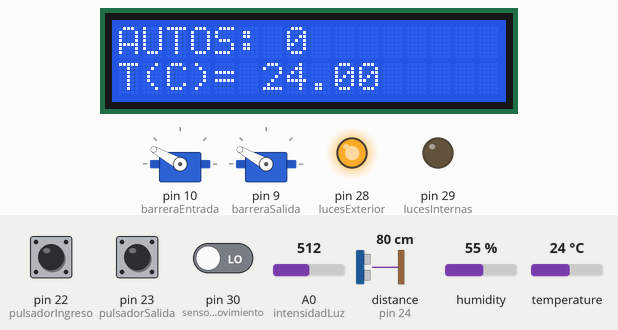
Simulated run of this sketch. Board: Arduino Mega 2560, built with avr-gcc and run on an emulated ATmega2560. On the bench: 16×2 character LCD, 2 × servo, output pins drawn as LEDs (lit = HIGH). Inputs (shaded band) come from the test bench; at power-on: A0 (intensidadLuz) = 512, pin 22 (pulsadorIngreso) LOW, pin 30 (sensorMovimiento) LOW, distance to the obstacle (sensor on pin 24) 80 cm, pin 23 (pulsadorSalida) LOW, humidity 55 %, temperature 24 °C. The echo pulse lasts 58.3 µs per cm; pins used as bus, display or sensor lines are not drawn.

Above: at 2.6 s.
2.7 s: A0 (intensidadLuz) set to 689
4.2 s: A0 (intensidadLuz) set to 712
At 4.6 s:
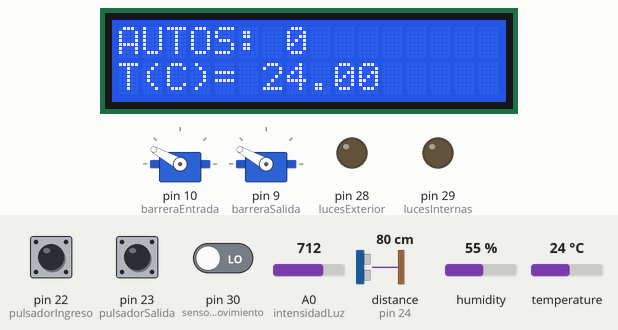
5.7 s: pin 22 (pulsadorIngreso) pulled HIGH for 0.15 s
At 6.3 s:
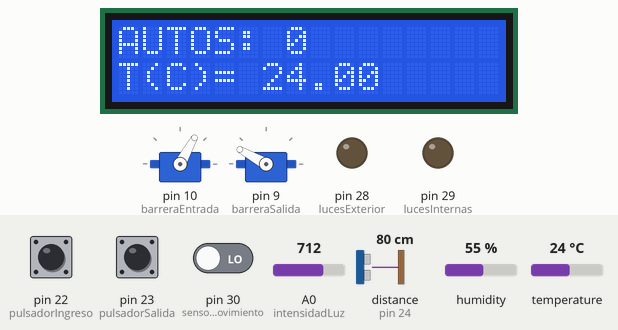
7.3 s: pin 30 (sensorMovimiento) driven HIGH
At 8.0 s:
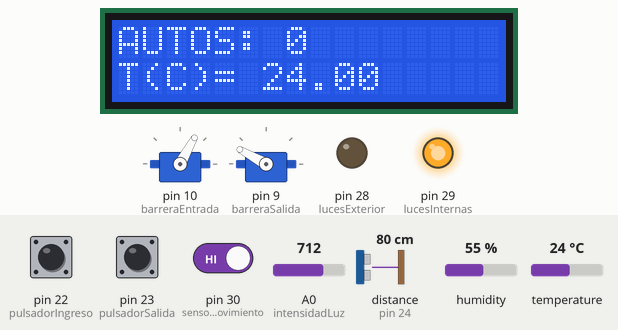
8.8 s: distance to the obstacle (sensor on pin 24) set to 7 cm
10.3 s: distance to the obstacle (sensor on pin 24) set to 4 cm
At 11.3 s:
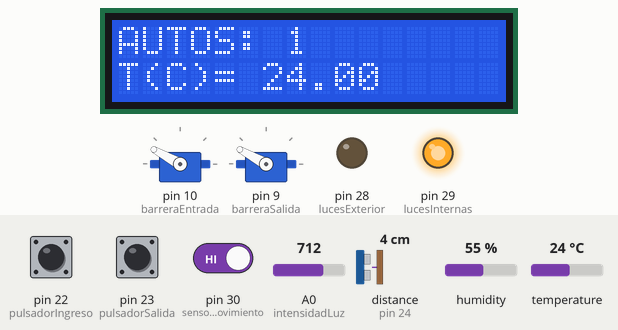
Timing chart, 0 to 12.8 s (numbered marks = the images above; inputs shaded):
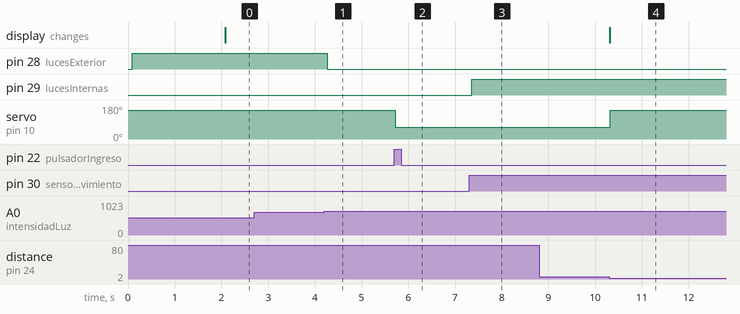

The sketch:

ProyectoTT1_V01_final.ino
```cpp
#include <LiquidCrystal.h>
#include <Servo.h>
#include <dht.h>
#define DHT11_PIN 8
dht DHT;

LiquidCrystal lcd(7, 6, 5, 4, 3, 2);
Servo barreraEntrada;
Servo barreraSalida;

int intensidadLuz = A0;
int intensidad =0;

int pulsadorIngreso = 22;
int pulsadorSalida = 23;

int lucesExterior =28;

int echoSensorEntrada = 24;
int triggSensorEntrada = 25;

int echoSensorSalida = 26;
int triggSensorSalida = 27;

int lucesInternas =29;
int sensorMovimiento =30;

float distanciaCm =0;
float tiempoSensor =0;

int maxAutos =5;
int contAutos =0;

bool seAbrioBarreraEntrada = false;
bool seAbrioBarreraSalida = false;
bool estacionamientoLleno = false;

unsigned long tiempoTemp = 0;

void setup() {
  Serial.begin(9600);
  lcd.begin(16, 2);
  lcd.clear();

  barreraEntrada.attach(10);
  barreraSalida.attach(9);

  pinMode(pulsadorIngreso,INPUT);
  pinMode(pulsadorSalida,INPUT);
  pinMode(echoSensorEntrada, INPUT);
  pinMode(echoSensorSalida, INPUT);
  pinMode(sensorMovimiento, INPUT);

  pinMode(triggSensorEntrada, OUTPUT);
  pinMode(triggSensorSalida, OUTPUT);
  pinMode(lucesExterior, OUTPUT);
  pinMode(lucesInternas, OUTPUT);

  inicio();
}

void loop() {
  medirTemperatura();
  entradaAutos();
  salidaAutos();
  luzFrenteGaraje();
  luzInternaGaraje();
  verificarDisponibilidadEstacionamiento();
  delay (50);
}

void inicio(){
  cerrarBarreraEntrada();
  cerrarBarreraSalida();
  mostrarCantidadAutos();
  apagarLuces();
}

void entradaAutos(){
  if (digitalRead(pulsadorIngreso)==HIGH && contAutos < maxAutos){
    seAbrioBarreraEntrada = true;
    abrirBarreraEntrada();
    delay (10);
  }
  if (seAbrioBarreraEntrada){
    realizarMedicion(triggSensorEntrada,echoSensorEntrada);
    }

  if (distanciaCm <= 5 && seAbrioBarreraEntrada){
    entroAuto();
   }
  delay (10);
}

void salidaAutos(){
  if (digitalRead(pulsadorSalida)==HIGH && contAutos >= 1){
    seAbrioBarreraSalida = true;
    abrirBarreraSalida();
    delay (10);
  }
  if (seAbrioBarreraSalida){
    realizarMedicion(triggSensorSalida, echoSensorSalida);
  }

  if (distanciaCm <= 5 && seAbrioBarreraSalida ){
    salioAuto();
  }
  delay (10);
}

void medirTemperatura(){
  if (millis() >tiempoTemp + 2000){
    DHT.read11(DHT11_PIN);
    tiempoTemp = millis();
    mostrarTemperatura();
  }
}

float realizarMedicion(int trigger, int echo ){
  digitalWrite (trigger, LOW);
  delayMicroseconds(5);
  digitalWrite (trigger, HIGH);
  delayMicroseconds(10);
  digitalWrite(trigger, LOW);
  tiempoSensor = pulseIn(echo, HIGH);
  distanciaCm =(0.01715*tiempoSensor);
  return distanciaCm;
}

void mostrarCantidadAutos(){
  lcd.setCursor(0, 0);
  if (estacionamientoLleno){
    lcd.print("                ");
    lcd.setCursor(0, 0);
    lcd.print("SIN LUGARES");
  }else{
    lcd.print("                ");
    lcd.setCursor(0, 0);
    lcd.print("AUTOS: ");
    lcd.print(contAutos);
  }
}

void mostrarTemperatura(){
  lcd.setCursor(0, 1);
  lcd.print("T(C)= ");
  lcd.print(DHT.temperature);
}

void entroAuto(){
  contAutos ++;
  mostrarCantidadAutos();
  delay (10);
  cerrarBarreraEntrada();
  seAbrioBarreraEntrada = false;
}

void salioAuto(){
  contAutos --;
  mostrarCantidadAutos();
  delay (10);
  cerrarBarreraSalida();
  seAbrioBarreraSalida = false;
}

void luzFrenteGaraje(){
  intensidad = analogRead (intensidadLuz);

  if (intensidad >700){
    digitalWrite(lucesExterior,LOW);
  }else{
    digitalWrite(lucesExterior,HIGH);
  }
}

void luzInternaGaraje(){
  if (digitalRead(sensorMovimiento)==HIGH){
    digitalWrite (lucesInternas, HIGH);
    delay (10);
  }else{
    digitalWrite (lucesInternas, LOW);
  }
}

void apagarLuces(){
  digitalWrite (lucesInternas, LOW);
  digitalWrite(lucesExterior,LOW);
}

void verificarDisponibilidadEstacionamiento(){
  if (contAutos == maxAutos){
    estacionamientoLleno = true;
    mostrarCantidadAutos();
  }else{
    estacionamientoLleno = false;
    mostrarCantidadAutos();
  }
}

void abrirBarreraEntrada(){
  barreraEntrada.write(61);
}

void cerrarBarreraEntrada(){
  barreraEntrada.write(151);
}

void abrirBarreraSalida(){
  barreraSalida.write(61);
}

void cerrarBarreraSalida(){
  barreraSalida.write(151);
}
```

Measured:
- the behaviour switches between 700 and 701 on A0 (intensidadLuz) (found by bisection; images 0 and 1)
- the behaviour switches between 6 and 5 cm on distance to the obstacle (sensor on pin 24) (found by bisection; images 3 and 4)
- after the input at 2.7 s, every drawn part: stays the same
- after the input at 4.2 s, pin 28 (lucesExterior): HIGH → LOW after 0.06 s
- after the input at 5.7 s, servo on pin 10 (barreraEntrada): 151° → 61° at once
- after the input at 7.3 s, pin 29 (lucesInternas): LOW → HIGH after 0.06 s
- after the input at 8.8 s, every drawn part: stays the same
- after the input at 10.3 s, servo on pin 10 (barreraEntrada): 61° → 151° at once; the display: changes at once (image 4)
